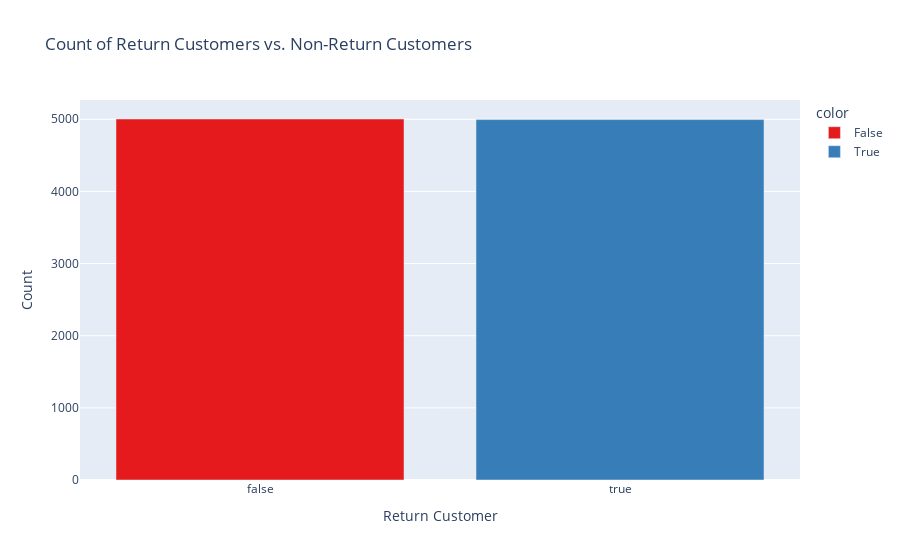

This figure's notebook cell:
### Code cell
import plotly.express as px

# Count occurrences of 'Return Customer'
return_customer_counts = df['Return Customer'].value_counts()

# Create a bar chart
fig = px.bar(
    x=return_customer_counts.index,
    y=return_customer_counts.values,
    labels={'x': 'Return Customer', 'y': 'Count'},
    title='Count of Return Customers vs. Non-Return Customers',
    color=return_customer_counts.index,
    color_discrete_sequence=px.colors.qualitative.Set1,  # Choose a color scheme
)

# Show the plot
fig.show()

### Figure 1 — Plotly figure (JSON) as saved in the notebook; plotly's stock layout.template omitted (floating-point values rounded to 4 significant figures)
{"data": [{"alignmentgroup": "True", "hovertemplate": "color=False<br>Return Customer=%{x}<br>Count=%{y}<extra></extra>", "legendgroup": "False", "marker": {"color": "rgb(228,26,28)", "pattern": {"shape": ""}}, "name": "False", "offsetgroup": "False", "orientation": "v", "showlegend": true, "textposition": "auto", "type": "bar", "x": [false], "xaxis": "x", "y": [5004], "yaxis": "y"}, {"alignmentgroup": "True", "hovertemplate": "color=True<br>Return Customer=%{x}<br>Count=%{y}<extra></extra>", "legendgroup": "True", "marker": {"color": "rgb(55,126,184)", "pattern": {"shape": ""}}, "name": "True", "offsetgroup": "True", "orientation": "v", "showlegend": true, "textposition": "auto", "type": "bar", "x": [true], "xaxis": "x", "y": [4996], "yaxis": "y"}], "layout": {"barmode": "relative", "legend": {"title": {"text": "color"}, "tracegroupgap": 0}, "title": {"text": "Count of Return Customers vs. Non-Return Customers"}, "xaxis": {"anchor": "y", "domain": [0, 1], "title": {"text": "Return Customer"}}, "yaxis": {"anchor": "x", "domain": [0, 1], "title": {"text": "Count"}}}}
